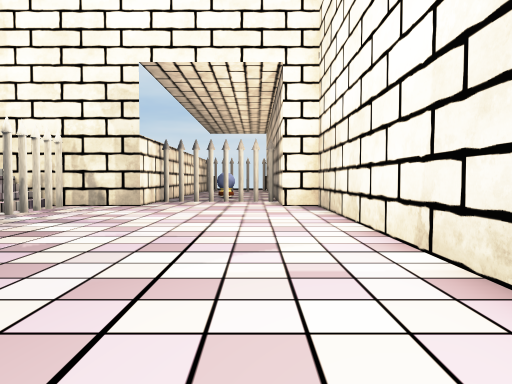
view 1 (above)

14 first-person views from a walk through a scene from a Unity 3-D project. The camera is 1.5 m above the floor, tilts 2° down and sees 70° across. The floor is counted in squares, 2 m on a side. Each view is taken from the middle of a square. On the plan, view 1 faces up. The plan holds only what a view shows up to about 11 squares ahead; the rest is blank. The place goes on beyond the plan. Some surface patterns are stand-ins.

view 2
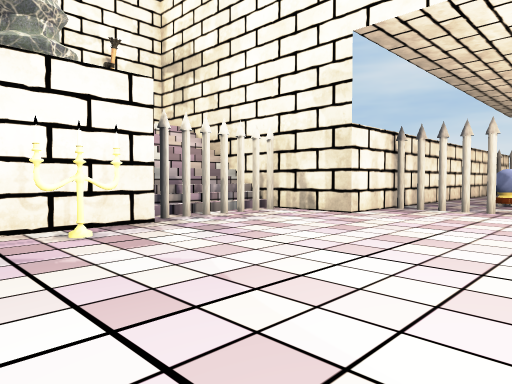

view 3
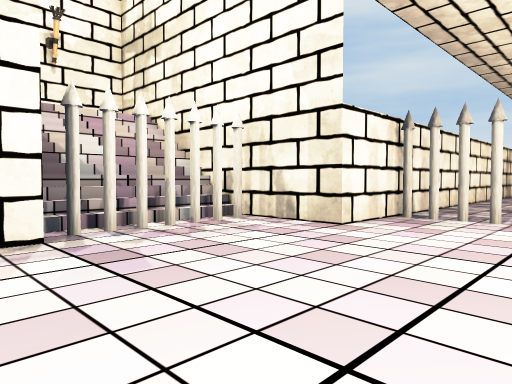

view 4
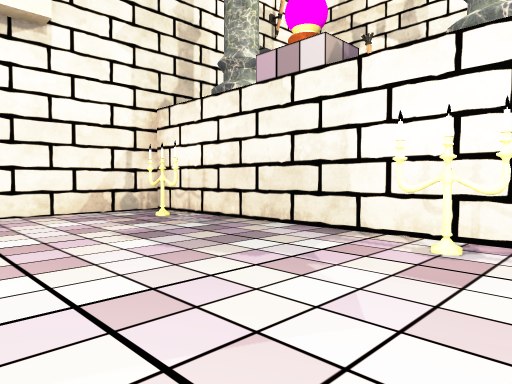

view 5
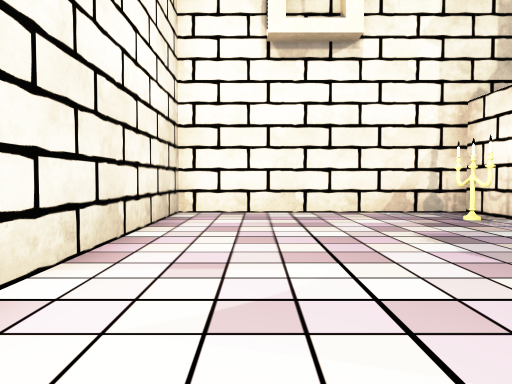

view 6
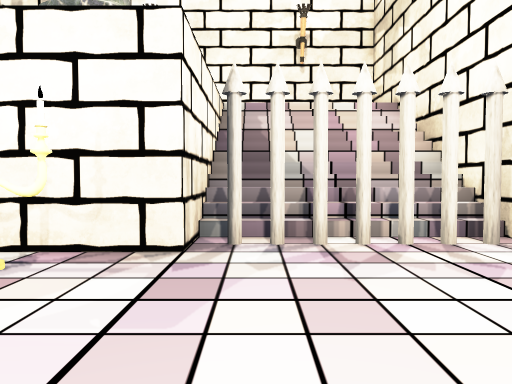

view 7
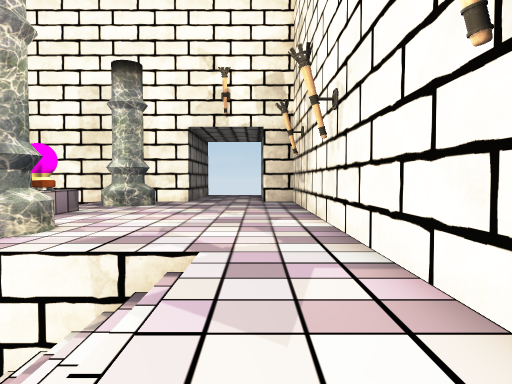

view 8
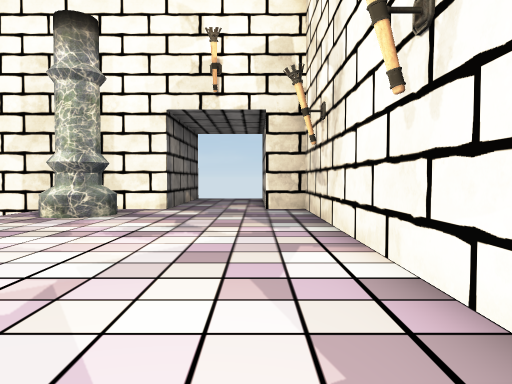

view 9
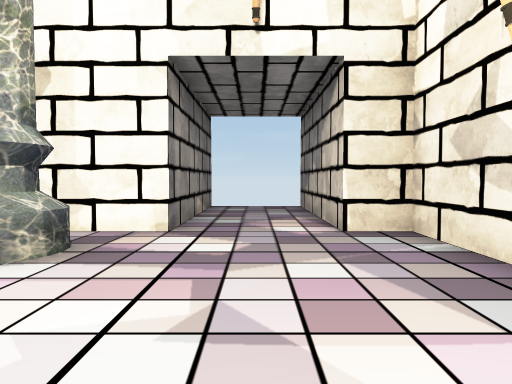

view 10
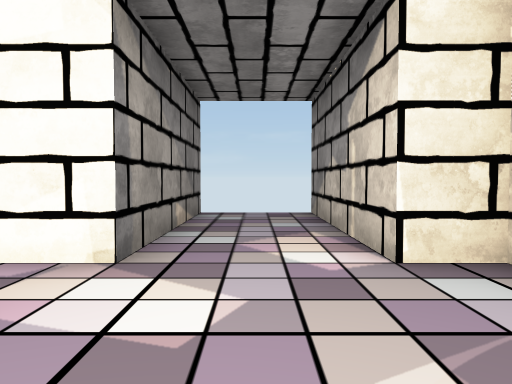

view 11
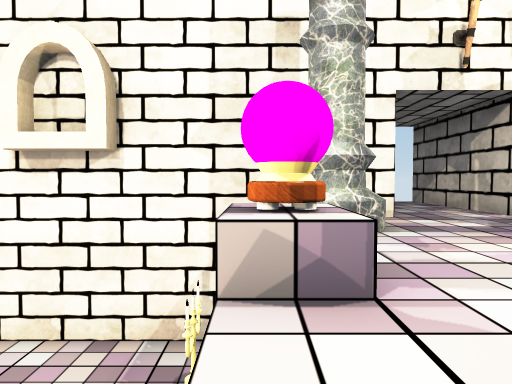

view 12
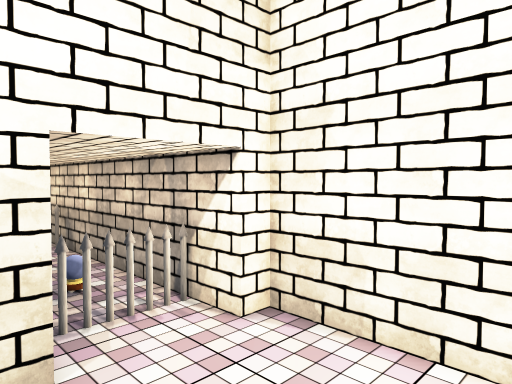

view 13
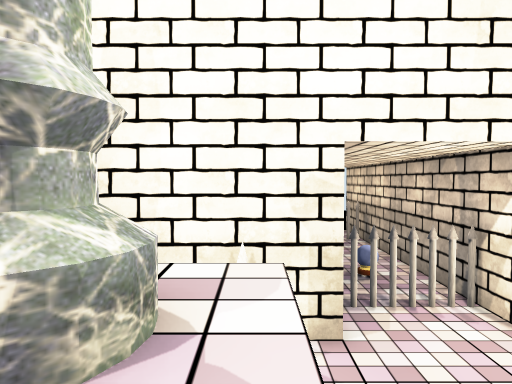

view 14
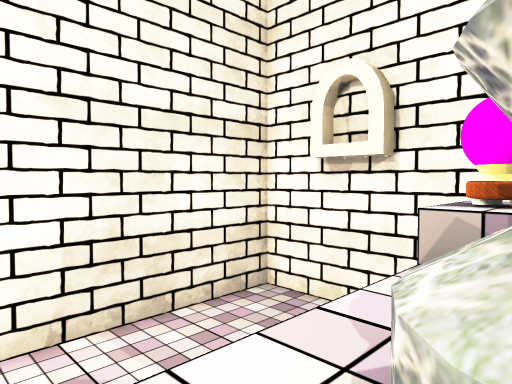

### Floor plan
Key: @ floor where view 1 was taken; # wall or solid block; . main floor; : floor 5 m higher than the main floor; / step, stairs or slope; = window, fence, low wall or low ledge; O other object.
Columns run from 12 left of view 1 to 2 right of it. Each row starts with its distance up from view 1.
 14          #   #
 13          #.. #
 12          OOOOO
 11  ####=###....##
 10 # :////O......#
  9 #::////O......#
  8 #::////O......#
  7 #::////O......#
  6 #:::::::......#
  5 #:::::#:O.....#
  4 #:::::#:......#
  3 #:::::::......#
  2 #::::::#......#
  1 #:::::::......#
  0 #:::::::....@.#
 -1 #:::::#:O.....#
 -2 #:::::::......#
 -3 ##:::##########
 -4  #:::#
 -5  #:::#
 -6  #:::#
 -7   :::

Positions as (right, up) in squares from view 1, and headings:
1: (0, 0), facing up
2: (1, 3), facing up-left
3: (0, 5), facing up-left
4: (0, 6), facing down-left
5: (0, 6), facing down
6: (-1, 7), facing left
7: (-10, 10), facing down
8: (-10, 7), facing down
9: (-9, 3), facing down
10: (-9, 1), facing down
11: (-5, 5), facing down
12: (-5, 4), facing up-right
13: (-5, 3), facing up
14: (-6, 6), facing down-right
